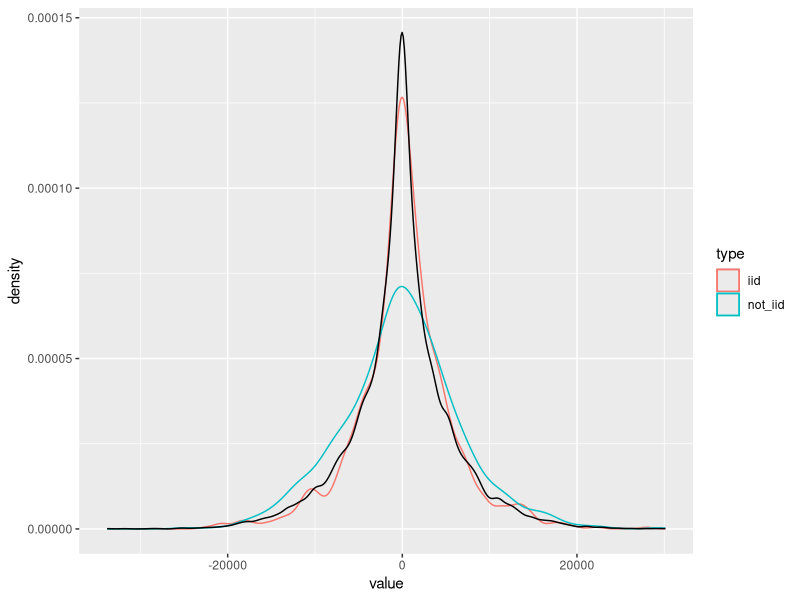

Write R code to recreate this figure.
## ---- chunk 1
library("tidyverse")
pop <- data_frame(pop = rnorm(10000) * 1:10000) 
iid <- sample(pop$pop, 1000) # sample iid

# sample non-iid: sample is biased towards high absolute values
ind <- rbinom(10000, size = 1, prob = seq(0, 1, length.out = 10000)) 
not_iid <- pop$pop[as.logical(ind)] # get sample
not_iid <- sample(not_iid, 1000) # reduce sample size to 1000

out <- data_frame(iid = iid, not_iid = not_iid) %>%
  gather(type, value, iid, not_iid)
ggplot(out, aes(x = value, color = type)) + 
  geom_density() + 
  geom_density(aes(x = pop, color = NULL), data = pop)

